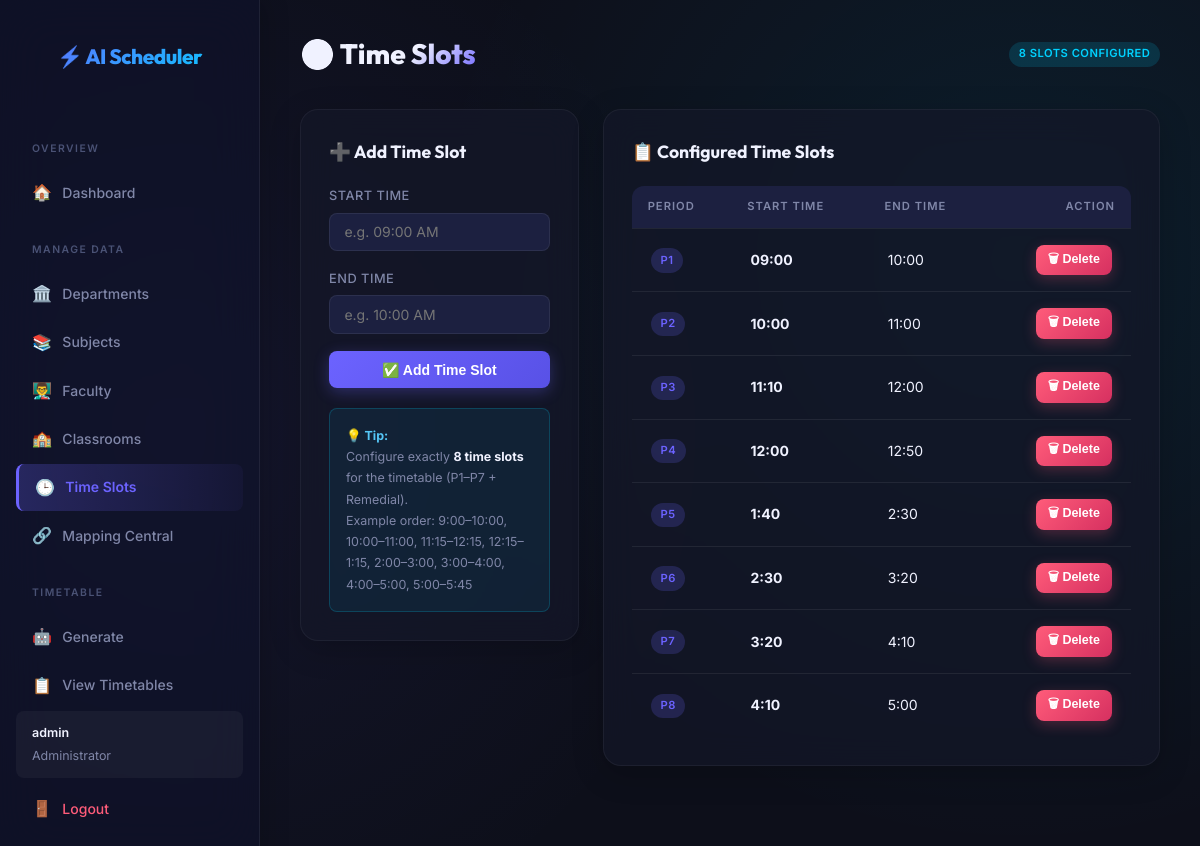
/timeslots (signed in), run on the app's committed database.
### models.py (models this page shows, shortened)
class Admin(UserMixin, db.Model):
    id = db.Column(db.Integer, primary_key=True)
    username = db.Column(db.String(50), unique=True, nullable=False)
    password_hash = db.Column(db.String(256), nullable=False)

class TimeSlot(db.Model):
    id = db.Column(db.Integer, primary_key=True)
    start_time = db.Column(db.String(10), nullable=False) # e.g., 09:00 AM
    end_time = db.Column(db.String(10), nullable=False) # e.g., 10:00 AM

### app.py (the view, shortened to what this page needs)
@app.route('/timeslots', methods=['GET', 'POST'])
@login_required
def timeslots():
    slots = TimeSlot.query.all()
    return render_template('timeslots.html', timeslots=slots)

### app.py (called while the page is built)
@login_manager.user_loader
def load_user(user_id):
    return db.session.get(Admin, int(user_id))

### templates/timeslots.html (shortened to what this page needs)
{% extends 'base.html' %}
{% block content %}
<div class="header-actions">
  <h1 class="page-title">🕒 Time Slots</h1>
  <span class="badge badge-info">{{ timeslots|length }} slots configured</span>
</div>
<div style="display:grid;grid-template-columns:1fr 2fr;gap:1.5rem;align-items:start;">
  <div class="card">
    <div class="card-title">➕ Add Time Slot</div>
    <form method="POST" action="{{ url_for('timeslots') }}">
      <div class="form-group">
        <label class="form-label">Start Time</label>
        <input type="text" name="start_time" class="form-control" placeholder="e.g. 09:00 AM" required>
      </div>
      <div class="form-group">
        <label class="form-label">End Time</label>
        <input type="text" name="end_time" class="form-control" placeholder="e.g. 10:00 AM" required>
      </div>
      <button type="submit" class="btn" style="width:100%;justify-content:center;">✅ Add Time Slot</button>
    </form>
    <div style="margin-top:1.25rem;padding:1rem;background:rgba(0,210,255,.07);border-radius:8px;border:1px solid rgba(0,210,255,.2);">
      <p style="font-size:.78rem;color:var(--text-muted);line-height:1.7;">
        <strong style="color:var(--info);">💡 Tip:</strong><br>
        Configure exactly <strong style="color:var(--text);">8 time slots</strong> for the timetable (P1–P7 + Remedial).<br>
        Example order: 9:00–10:00, 10:00–11:00, 11:15–12:15, 12:15–1:15, 2:00–3:00, 3:00–4:00, 4:00–5:00, 5:00–5:45
      </p>
    </div>
  </div>
  <div class="card">
    <div class="card-title">📋 Configured Time Slots</div>
    <div class="table-wrapper">
      <table>
        <thead>
          <tr>
            <th>Period</th>
            <th>Start Time</th>
            <th>End Time</th>
            <th style="text-align:right;">Action</th>
          </tr>
        </thead>
        <tbody>
          {% for s in timeslots %}
          <tr>
            <td>
              <span class="badge badge-primary">P{{ loop.index }}</span>
            </td>
            <td><strong>{{ s.start_time }}</strong></td>
            <td>{{ s.end_time }}</td>
            <td style="text-align:right;">
              <form method="POST" action="{{ url_for('delete_timeslot', id=s.id) }}"
                    onsubmit="return confirm('Delete this time slot?')" style="display:inline;">
                <button type="submit" class="btn btn-danger btn-sm">🗑 Delete</button>
              </form>
            </td>
          </tr>
          {% else %}
          <tr><td colspan="4" style="text-align:center;color:var(--text-muted);padding:2rem;">
            No time slots configured yet.<br>
            <small>Add 8 slots to enable timetable generation.</small>
          </td></tr>
          {% endfor %}
        </tbody>
      </table>
    </div>
  </div>
</div>
{% endblock %}

### templates/base.html (shortened to what this page needs)
<!DOCTYPE html>
<html lang="en">
<head>
  <link rel="stylesheet" href="{{ url_for('static', filename='style.css') }}">
</head>
<body>
{% if current_user.is_authenticated %}
<div class="container">
  <div class="sidebar">
    <a href="{{ url_for('dashboard') }}" class="sidebar-brand">⚡ AI Scheduler</a>
    <div class="sidebar-section">Overview</div>
    <a href="{{ url_for('dashboard') }}" class="nav-link {% if request.endpoint == 'dashboard' %}active{% endif %}">
      <span class="nav-icon">🏠</span> Dashboard
    </a>
    <div class="sidebar-section">Manage Data</div>
    <a href="{{ url_for('departments') }}" class="nav-link {% if request.endpoint == 'departments' %}active{% endif %}">
      <span class="nav-icon">🏛️</span> Departments
    </a>
    <a href="{{ url_for('subjects') }}" class="nav-link {% if request.endpoint == 'subjects' %}active{% endif %}">
      <span class="nav-icon">📚</span> Subjects
    </a>
    <a href="{{ url_for('faculty') }}" class="nav-link {% if request.endpoint == 'faculty' %}active{% endif %}">
      <span class="nav-icon">👨‍🏫</span> Faculty
    </a>
    <a href="{{ url_for('classrooms') }}" class="nav-link {% if request.endpoint == 'classrooms' %}active{% endif %}">
      <span class="nav-icon">🏫</span> Classrooms
    </a>
    <a href="{{ url_for('timeslots') }}" class="nav-link {% if request.endpoint == 'timeslots' %}active{% endif %}">
      <span class="nav-icon">🕒</span> Time Slots
    </a>
    <a href="{{ url_for('mappings') }}" class="nav-link {% if request.endpoint == 'mappings' %}active{% endif %}">
      <span class="nav-icon">🔗</span> Mapping Central
    </a>
    <div class="sidebar-section">Timetable</div>
    <a href="{{ url_for('generate') }}" class="nav-link {% if request.endpoint == 'generate' %}active{% endif %}">
      <span class="nav-icon">🤖</span> Generate
    </a>
    <a href="{{ url_for('view_timetable') }}" class="nav-link {% if request.endpoint == 'view_timetable' %}active{% endif %}">
      <span class="nav-icon">📋</span> View Timetables
    </a>
    <div style="margin-top:auto;">
      <div style="padding:.75rem 1rem;margin-bottom:.5rem;border-radius:8px;background:rgba(255,255,255,.04);font-size:.78rem;color:var(--text-muted);">
        <div style="font-weight:600;color:var(--text);margin-bottom:.2rem;">{{ current_user.username }}</div>
        <div>Administrator</div>
      </div>
      <a href="{{ url_for('logout') }}" class="nav-link logout">
        <span class="nav-icon">🚪</span> Logout
      </a>
    </div>
  </div>
  <main class="main-content">
    {% block content %}{% endblock %}
  </main>
</div>
{% endif %}
</body>
</html>

### data on the page
Admin: username "admin"
TimeSlot: start_time "09:00", end_time "10:00"
TimeSlot: start_time "10:00", end_time "11:00"
TimeSlot: start_time "11:10", end_time "12:00"
TimeSlot: start_time "12:00", end_time "12:50"
TimeSlot: start_time "1:40", end_time "2:30"
TimeSlot: start_time "2:30", end_time "3:20"
TimeSlot: start_time "3:20", end_time "4:10"
TimeSlot: start_time "4:10", end_time "5:00"

### other printed values
{{ timeslots|length }} "8"
